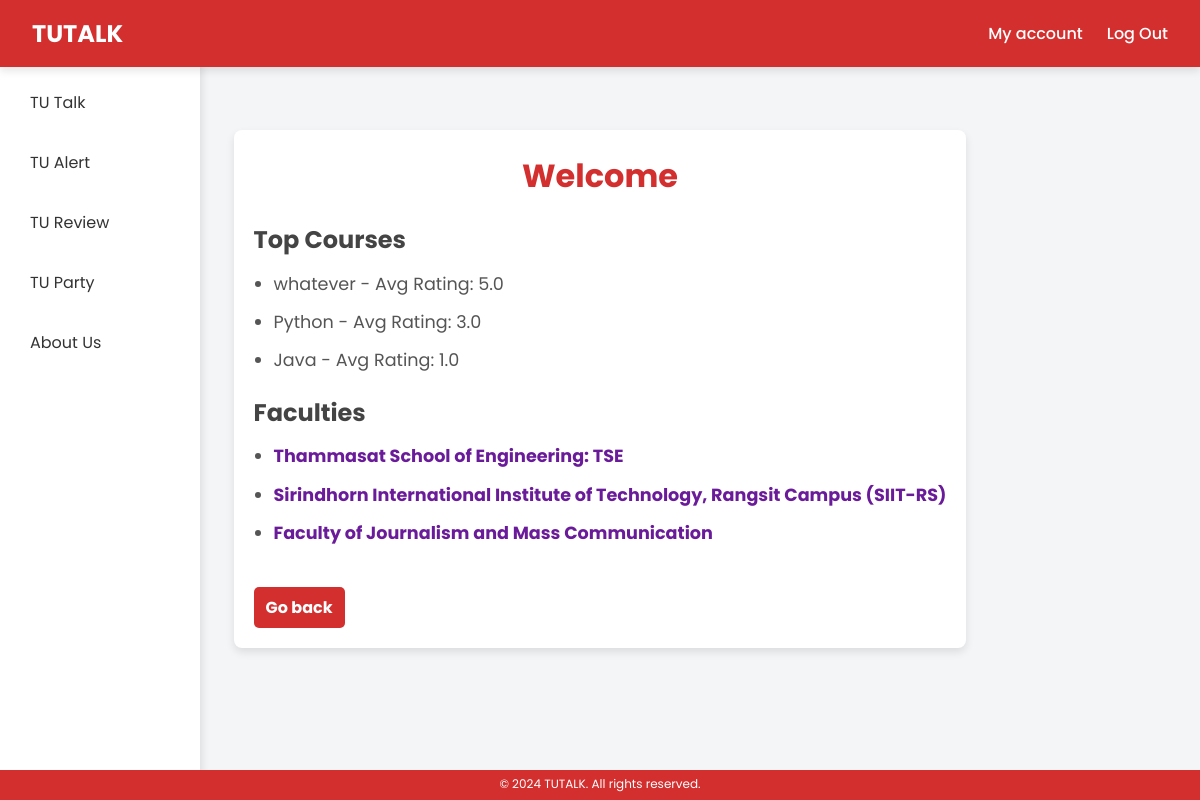
/tu_review/study/, run on the app's committed database.
### tu_review/models.py (models this page shows, shortened)
class Course(models.Model):
    code = models.CharField(max_length=20, unique=True)
    name = models.CharField(max_length=255)
    faculty = models.ForeignKey(
        Faculty, on_delete=models.CASCADE, related_name="courses"
    )

class Faculty(models.Model):
    name_th = models.CharField(max_length=255)
    name_en = models.CharField(max_length=255)
    description = models.TextField()
    established_date = models.DateField()
    color = models.CharField(max_length=7)  # Hex color code
    logo = models.ImageField(upload_to="faculty_logos/")

### tu_review/views.py (the view)
# urls.py: path("study/", study, name="study"),
def study(request):
    faculties = Faculty.objects.all()
    top_courses = Course.objects.annotate(avg_rating=Avg("reviews__interest")).order_by(
        "-avg_rating"
    )[:3]
    return render(
        request, "study.html", {"faculties": faculties, "top_courses": top_courses}
    )

### tu_review/templates/study.html (shortened to what this page needs)
{% load static %}
<!DOCTYPE html>
<html lang="en">
<head>
    <link rel="stylesheet" href="{% static 'css\style_study.css' %}">
</head>
<body>
    <nav class="navbar">
        <a href="{% url 'user_home' %}" class="logo">TUTALK</a>
        <div class="nav-links">
            <a href="{% url 'user_edit:profile' %}">My account</a>
            <a href="{% url 'home' %}">Log Out</a>
        </div>
    </nav>
    <div class="container">
        <div class="left-menu">
            <a href="{% url 'tu_talk:post_list' %}"
                class="{% if request.resolver_match.url_name == 'post_list' %}active{% endif %}">
                TU Talk
            </a>
            <a href="{% url 'tu_alert:alert_list' %}" class="{% if request.resolver_match.url_name == 'home' %}active{% endif %}">
                TU Alert
            </a>
            <a href="{% url 'tu_review:tu_review' %}" class="{% if request.resolver_match.url_name == 'home' %}active{% endif %}">
                TU Review
            </a>
            <a href="{% url 'tu_party:party_list' %}" class="{% if request.resolver_match.url_name == 'party_list' %}active{% endif %}">
                TU Party
            </a>
            <a href="{% url 'about' %}" class="{% if request.resolver_match.url_name == 'about' %}active{% endif %}">
                About Us
            </a>
        </div>
        <div class="content">
            <h1>Welcome</h1>
            <h2>Top Courses</h2>
            <ul>
            {% for course in top_courses %}
                <li>{{ course.name }} - Avg Rating: {{ course.avg_rating }}</li>
            {% endfor %}
            </ul>
            <h2>Faculties</h2>
            <ul>
            {% for faculty in faculties %}
                <li><a href="{% url 'tu_review:faculty' faculty.id %}">{{ faculty.name_en }}</a></li>
            {% endfor %}
            </ul>
            <a href="{% url 'tu_review:tu_review' %}">Go back</a>
        </div>
    </div>
    <footer class="footer">
        <p>&copy; 2024 TUTALK. All rights reserved.</p>
    </footer>
</body>
</html>

### tu_review/static/css/style_study.css (style rules this page uses)
* { margin: 0; padding: 0; box-sizing: border-box; font-family: 'Poppins', sans-serif; }
body { width: 100%; height: 50vh; background: #f4f5f7; display: flex; flex-direction: column; margin-top:70px; padding-bottom: 50px; margin-bottom: 150px; }
.container { max-width: 800px; margin: 20px auto; padding: 20px; flex: 1; }
.navbar { position: relative; display: flex; justify-content: space-between; align-items: center; padding: 10px 20px; background-color: #d32f2f; color: #fff; box-shadow: 0px 5px 15px rgba(0, 0, 0, 0.2); z-index: 10; }
.navbar { background-color: #D32F2F; padding: 1rem 2rem; display: flex; align-items: center; justify-content: center; width: 100%; position: fixed; top: 0; z-index: 1000; box-shadow: 0 4px 8px rgba(0, 0, 0, 0.1); color: #fff; }
.navbar .logo { font-size: 1.5rem; font-weight: bold; text-decoration: none; color: #fff; margin-right: auto; }
.navbar .nav-links { display: flex; gap: 1.5rem; margin-left: auto; }
.navbar .nav-links a { color: #fff; text-decoration: none; font-weight: 500; transition: color 0.3s; }
.left-menu { width: 200px; padding: 20px; background-color: #ffffff; height: calc(100vh - 60px); position: fixed; top: 60px; left: 0; color: #030303; font-family: 'Roboto', sans-serif; box-shadow: 2px 0 8px rgba(0, 0, 0, 0.1); }
.left-menu a { display: block; color: #333; text-decoration: none; margin-bottom: 15px; font-size: 1rem; padding: 10px; border-radius: 8px; transition: background-color 0.3s; }
.content { max-width: 800px; margin: 20px auto; padding: 20px; background-color: #fff; border-radius: 8px; box-shadow: 0 4px 8px rgba(0, 0, 0, 0.1); color: #333; line-height: 1.6; }
.content h1 { font-size: 2rem; color: #d32f2f; text-align: center; margin-bottom: 20px; font-weight: bold; }
.content h2 { font-size: 1.5rem; color: #444; margin: 20px 0 10px; font-weight: bold; }
.content ul { list-style-type: disc; padding-left: 20px; margin-bottom: 20px; }
.content li { margin-bottom: 10px; font-size: 1.1rem; color: #555; }
.content a { color: #6a1b9a; text-decoration: none; font-weight: bold; transition: color 0.3s ease; }
.content > a { display: inline-block; margin-top: 20px; background-color: #d32f2f; color: #fff; padding: 8px 12px; border-radius: 5px; text-decoration: none; font-size: 1rem; transition: background-color 0.3s ease; }
.footer { width: 100%; text-align: center; position: fixed; bottom: 0; padding: 10px 0; background: #d32f2f; color: #fff; font-size: 14px; z-index: 10; }
.footer { width: 100%; text-align: center; position: fixed; bottom: 0; padding: 5px 0; background: #d32f2f; color: #fff; font-size: 12px; height: 30px; z-index: 100; margin-top: 10px; }
.footer p { margin: 0; }
.footer, .footer * { color: #fff !important; }

### data on the page
Course: name "whatever", avg_rating "5.0"
Course: name "Python", avg_rating "3.0"
Course: name "Java", avg_rating "1.0"
Faculty: name_en "Thammasat School of Engineering: TSE"
Faculty: name_en "Sirindhorn International Institute of Technology, Rangsit Campus (SIIT-RS)"
Faculty: name_en "Faculty of Journalism and Mass Communication"
